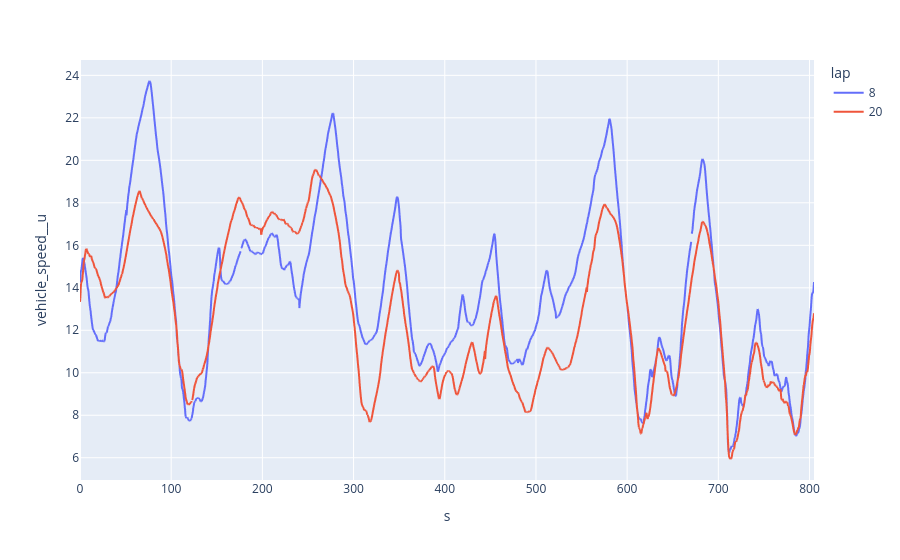

Notebook code cell kept with this figure:
### Code cell
# 4. speed vs s for two laps
import plotly.express as px
two = grid_df[grid_df["lap"].isin([8, 20])]
px.line(two, x="s", y="vehicle_speed__u", color="lap")

### Figure 1 — Plotly figure (JSON) as saved in the notebook; plotly's stock layout.template omitted (floating-point values rounded to 4 significant figures; data arrays with more than 128 entries replaced by an {"elided": "..."} marker saying what was removed)
{"data": [{"hovertemplate": "lap=8<br>s=%{x}<br>vehicle_speed__u=%{y}<extra></extra>", "legendgroup": "8", "line": {"color": "#636efa", "dash": "solid"}, "marker": {"symbol": "circle"}, "mode": "lines", "name": "8", "showlegend": true, "type": "scattergl", "x": {"elided": "2684 float values"}, "xaxis": "x", "y": {"elided": "2684 float values"}, "yaxis": "y"}, {"hovertemplate": "lap=20<br>s=%{x}<br>vehicle_speed__u=%{y}<extra></extra>", "legendgroup": "20", "line": {"color": "#EF553B", "dash": "solid"}, "marker": {"symbol": "circle"}, "mode": "lines", "name": "20", "showlegend": true, "type": "scattergl", "x": {"elided": "2684 float values"}, "xaxis": "x", "y": {"elided": "2684 float values"}, "yaxis": "y"}], "layout": {"legend": {"title": {"text": "lap"}, "tracegroupgap": 0}, "margin": {"t": 60}, "xaxis": {"anchor": "y", "domain": [0, 1], "title": {"text": "s"}}, "yaxis": {"anchor": "x", "domain": [0, 1], "title": {"text": "vehicle_speed__u"}}}}
